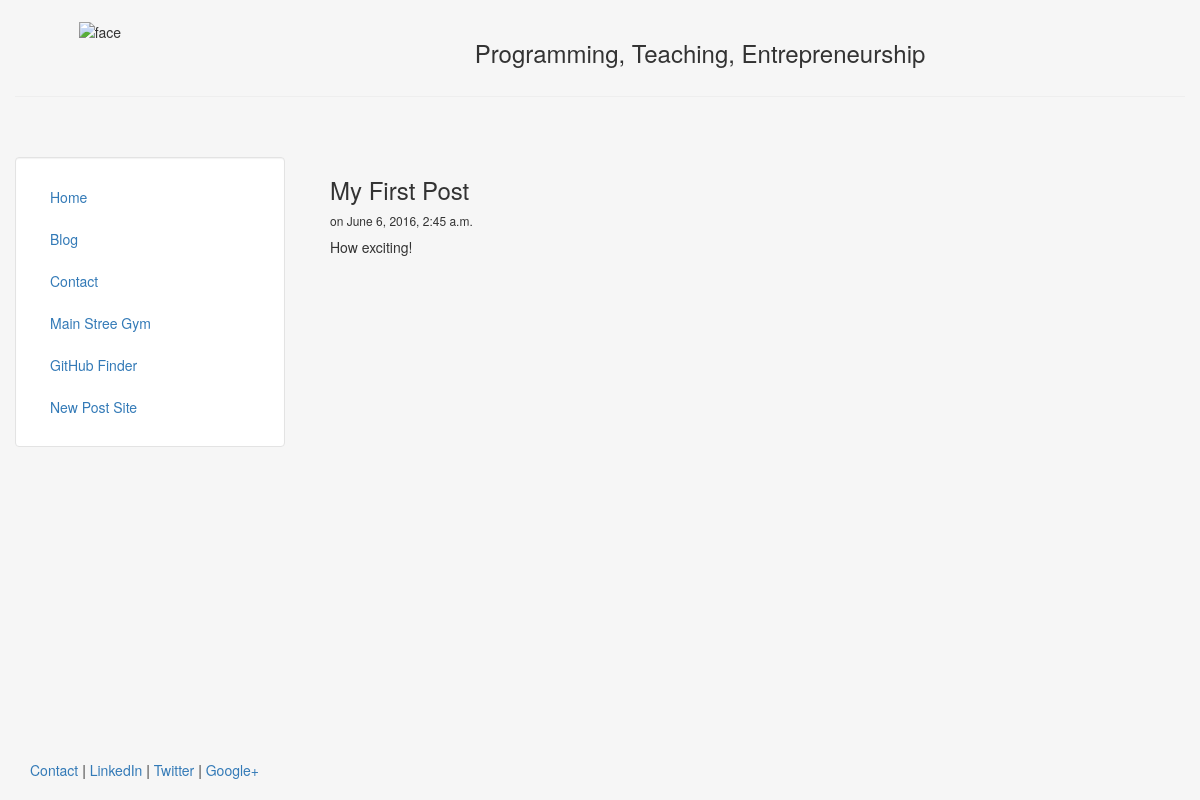
The page /blog/1 on the database its author committed.
### blog/models.py (models this page shows, shortened)
class Post(models.Model):
    title = models.CharField(max_length = 140)
    body = models.TextField()
    date = models.DateTimeField()

### blog/templates/blog/post.html
{% extends "personal/header.html" %}
{% block content %}
  <h3>{{post.title}}</h3>
  <h6>on {{post.date}}</h6>
  {{post.body|safe|linebreaks}}
{% endblock %}

### personal/templates/personal/header.html (style rules this page uses)
html, body { height:100% }

### rows shown on the page
Post: title "My First Post", date "June 6, 2016, 2:45 a.m.", body "How exciting!"
